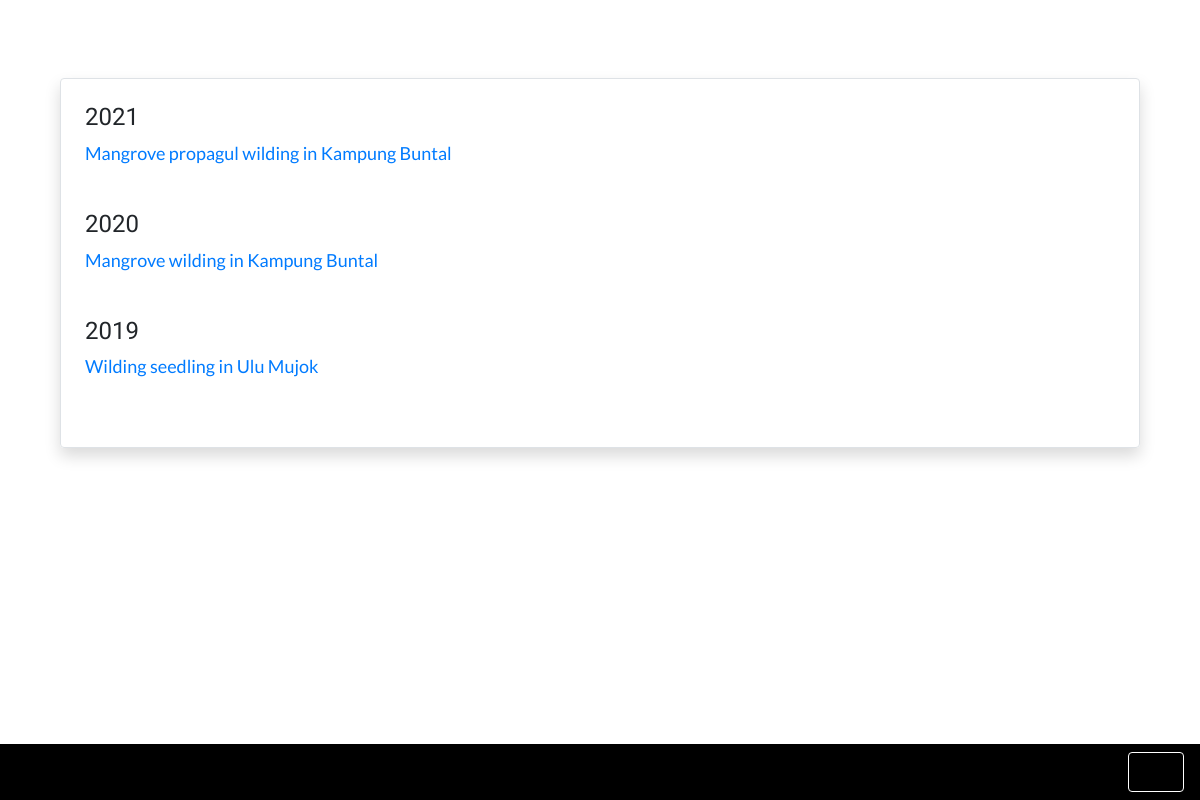
Before: /activity/wilding_index/ with the older database file.
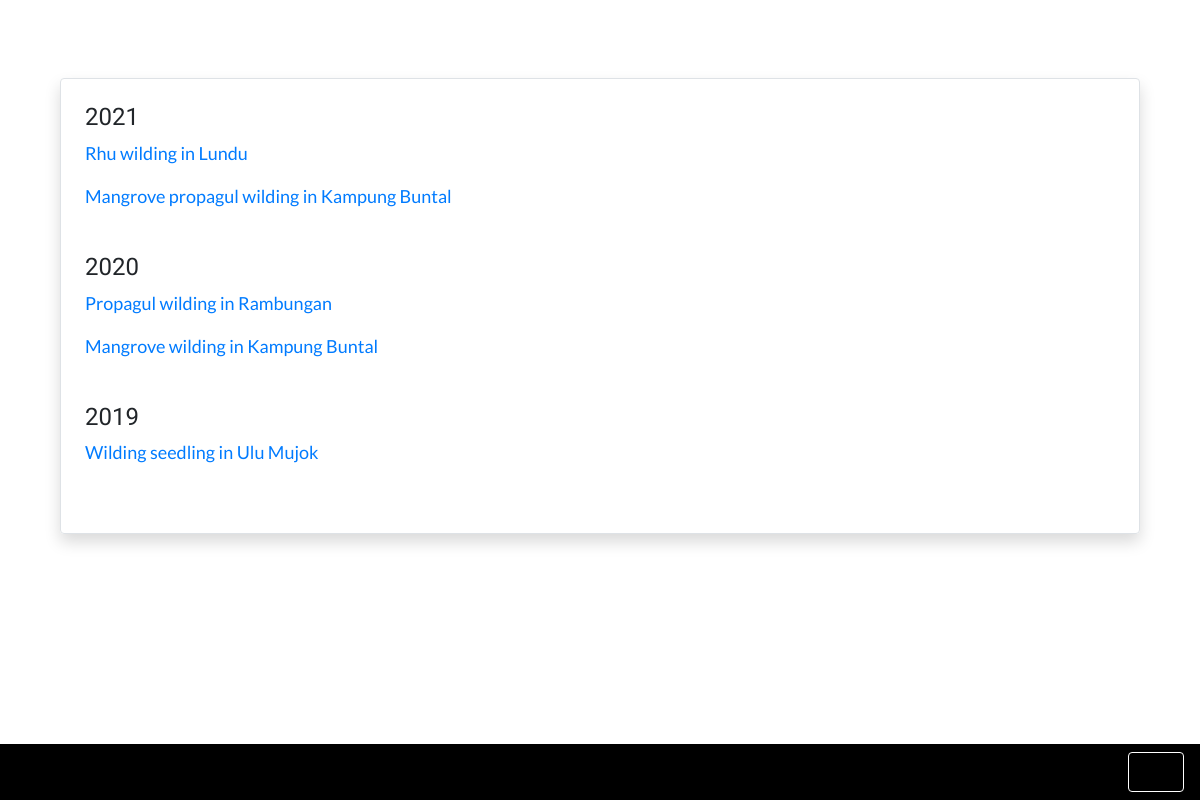
After: the same page with the newer database file.
### activity/models.py (models this page shows, shortened)
class Activity(models.Model):
	date_created = models.DateTimeField(auto_now_add=True)
	date_held = models.CharField(max_length=100)
	year = models.CharField(max_length=10, choices=YEAR_CHOICES, default="2021")
	activity_type = models.CharField(max_length=50, choices=ACTIVITY_CHOICES, default='PLANTING')
	name = models.CharField(max_length=200)
	location = models.CharField(max_length=100)
	participant = models.CharField(max_length=200)
	description = models.TextField()
	activity_img = models.ImageField('Activity image', null=True, blank=True, upload_to='activity_img/')
	class Meta:
		ordering = ['-date_created']

### activity/views.py (the view)
# urls.py: path('wilding_index/', wilding_index, name='wilding_index'),
def wilding_index(request):
	wilding_2021_index = data_object.filter(year__icontains='2021').filter(activity_type__icontains='Wilding')
	wilding_2020_index = data_object.filter(year__icontains='2020').filter(activity_type__icontains='Wilding')
	wilding_2019_index = data_object.filter(year__icontains='2019').filter(activity_type__icontains='Wilding')
	wilding_2018_index = data_object.filter(year__icontains='2018').filter(activity_type__icontains='Wilding')
	wilding_2017_index = data_object.filter(year__icontains='2017').filter(activity_type__icontains='Wilding')
	return render(request, 'activity/wilding_index.html', {
			'wilding_2021_index':wilding_2021_index,
			'wilding_2020_index':wilding_2020_index,
			'wilding_2019_index':wilding_2019_index,
			'wilding_2018_index':wilding_2018_index,
			'wilding_2017_index':wilding_2017_index
		})

### activity/templates/activity/wilding_index.html
{% extends 'base_en.html' %}
{% block content %}
<br>
<br>
<div class="custom-div fade-in border rounded shadow mt-4 p-4">
	<h4>2021</h4>
	{% if wilding_2021_index %}
		{% for post in wilding_2021_index %}
		<a href="{% url 'activity_detail' post.pk %}">
			<p>{{ post.name }}</p>
		</a>
		{% endfor %}
	{% else %}
	<p>No activity yet</p>
	{% endif %}
	<br>
	<h4>2020</h4>
	{% if wilding_2020_index %}
		{% for post in wilding_2020_index %}
		<a href="{% url 'activity_detail' post.pk %}">
			<p>{{ post.name }}</p>
		</a>
		{% endfor %}
	{% else %}
	<p>No activity yet</p>
	{% endif %}
	<br>
	<h4>2019</h4>
	{% if wilding_2019_index %}
		{% for post in wilding_2019_index %}
		<a href="{% url 'activity_detail' post.pk %}">
			<p>{{ post.name }}</p>
		</a>
		{% endfor %}
	{% else %}
	<p>No activity yet</p>
	{% endif %}
	<br>
</div>
{% endblock %}

Changed rows visible on the page:
added Activity: name "Rhu wilding in Lundu", shown under "2021"
added Activity: name "Propagul wilding in Rambungan", shown under "2020"
